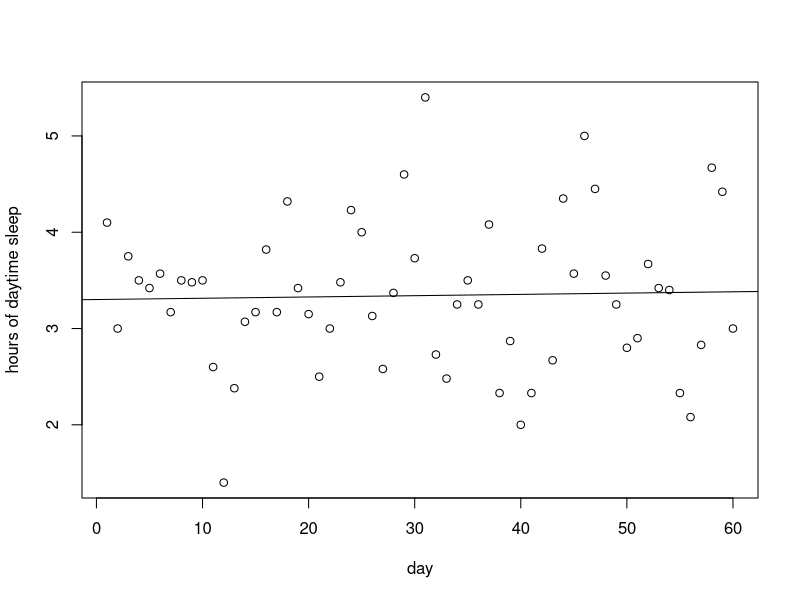
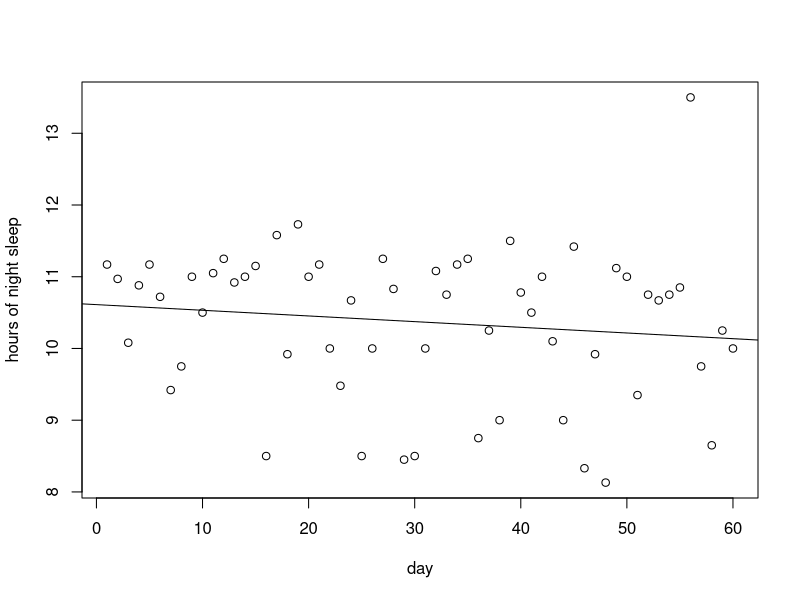
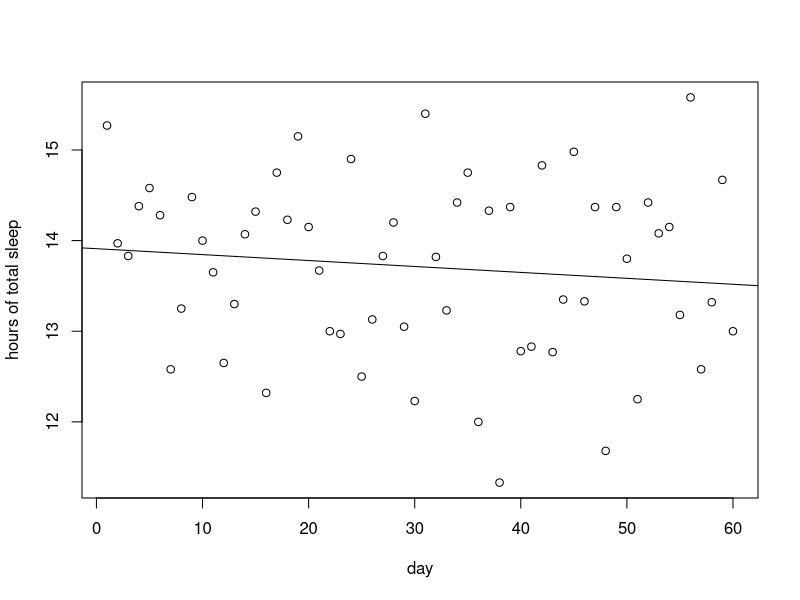
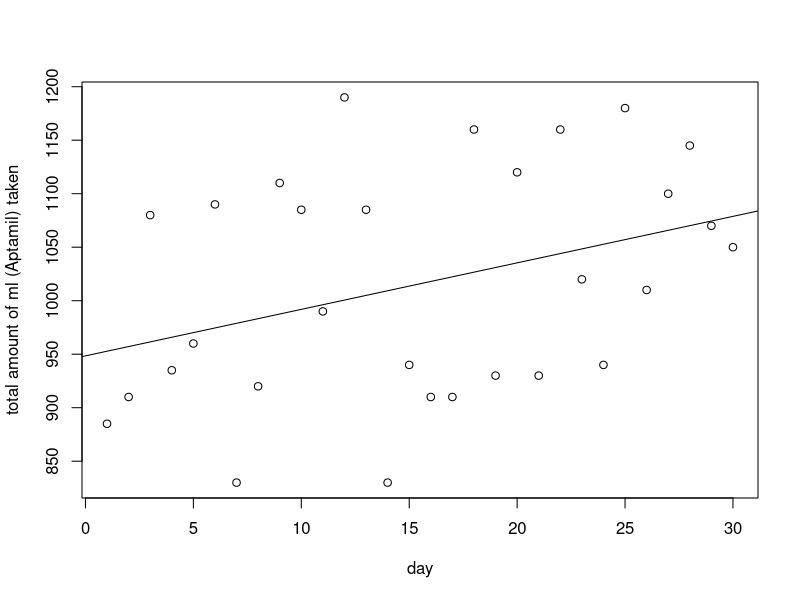
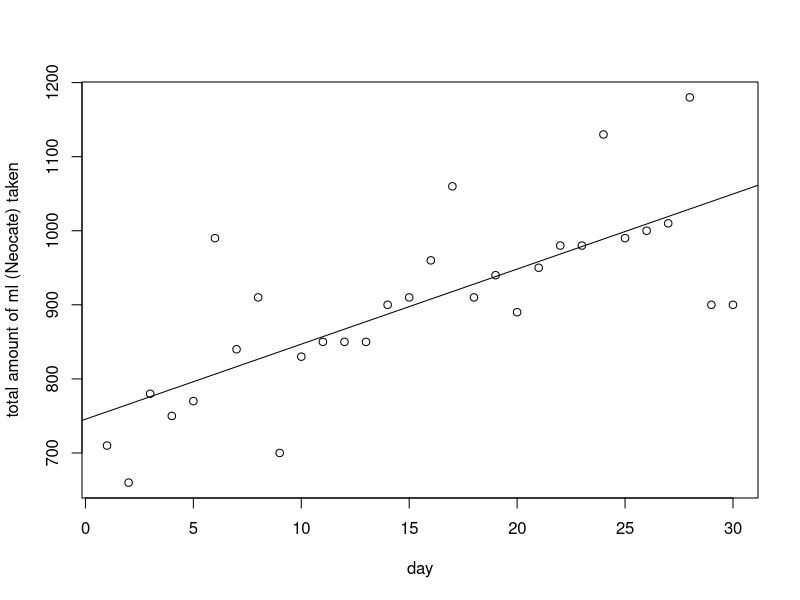
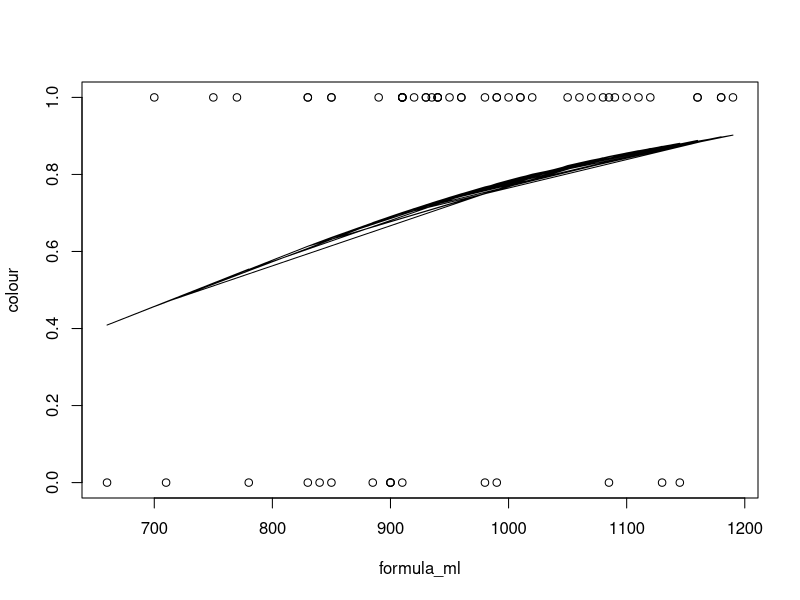
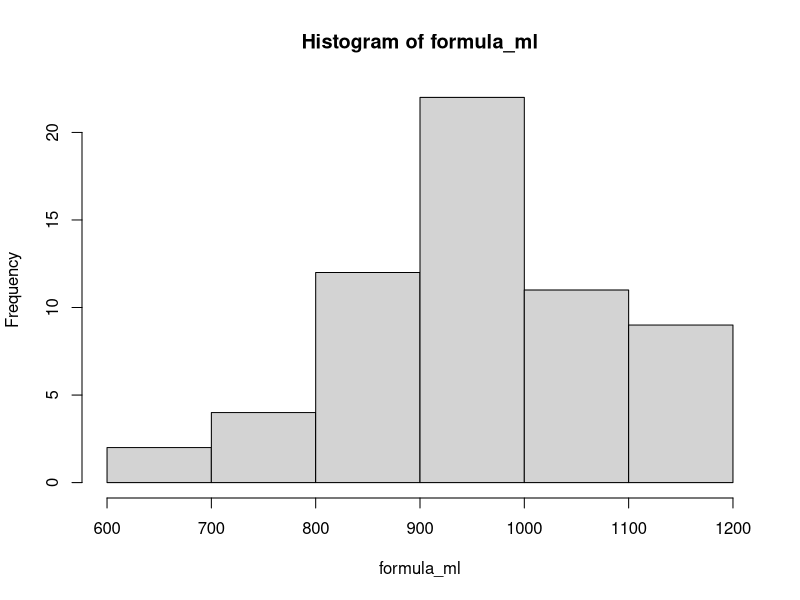
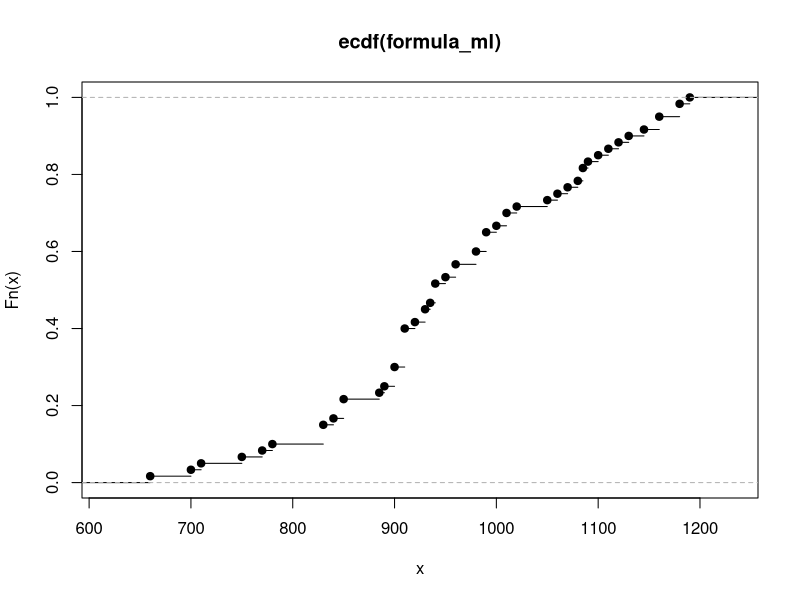

Write R code to recreate these figures, in order.
## ---- chunk 1
babydata <- (read.table("babydata.txt",header=TRUE))
babydata

## ---- chunk 2
formula_aptamil <- babydata[1:30,3]
formula_aptamil
formula_neocate <- babydata[31:60,3]
formula_neocate
## ---- chunk 3
t.test(formula_aptamil,formula_neocate)
## ---- chunk 4
head(babydata)
contingency <- table(babydata[,"colour"],babydata[,"shape"])
contingency

## ---- chunk 5
M <- matrix(c(3,18,7,26),2,2)

dimnames(M) <- list(colour=c("yellow","green"),shape=c("normal","watery"))
M
## ---- chunk 6
fisher.test(M)
## ---- chunk 7
a <- sum(as.numeric(babydata[,"ml"])>=900 & as.numeric(babydata[,"poops"])>=2)
b <- sum(as.numeric(babydata[,"ml"])<900 & as.numeric(babydata[,"poops"])>=2)
c <- sum(as.numeric(babydata[,"ml"])>=900 & as.numeric(babydata[,"poops"])<2)
d <- sum(as.numeric(babydata[,"ml"])<900 & as.numeric(babydata[,"poops"])<2)
M <- matrix(c(a,b,c,d),2,2)
dimnames(M) <- list(ml=c(">=900","<900"),poops=c(">=2","<2"))
M
## ---- chunk 8
fisher.test(M,alternative = "greater")
## ---- chunk 9

contingency <- table(babydata[,"type"],babydata[,"shape"])
contingency

## ---- chunk 10
M <- matrix(c(14,7,13,20),2,2)

dimnames(M) <- list(formula=c("aptamil","neocate"),shape=c("normal","watery"))
M
## ---- chunk 11
fisher.test(M)
## ---- chunk 12
a <- sum(as.numeric(babydata[,"ml"])>=900 & babydata[,"weather"]=="fine")
b <- sum(as.numeric(babydata[,"ml"])<900 & babydata[,"weather"]=="fine")
c <- sum(as.numeric(babydata[,"ml"])>=900 & babydata[,"weather"]=="rainy")
d <- sum(as.numeric(babydata[,"ml"])<900 & babydata[,"weather"]=="rainy")

M <- matrix(c(a,b,c,d),2,2)
dimnames(M) <- list(ml=c(">=900","<900"),weather=c("fine","rainy"))
M
## ---- chunk 13
fisher.test(M,alternative = "greater")
## ---- chunk 14
sum(babydata[,"carer"]=="me")
sum(babydata[,"carer"]=="husband")

## ---- chunk 15
o <- c(me=29, husband=31)
o
## ---- chunk 16
e <- c(me=30, husband=30)
e
## ---- chunk 17
B <- sum((o-e)^2/e)
B
## ---- chunk 18
pchisq(B,df=2-1,lower.tail = FALSE)
## ---- chunk 19
o <- table(as.numeric(babydata[,"poops"]))
o
## ---- chunk 20
mean(as.numeric(babydata[,"poops"]))
## ---- chunk 21
dpois(0:2,lambda = mean(as.numeric(babydata[,"poops"])))
## ---- chunk 22
1-sum(dpois(0:2,lambda = mean(as.numeric(babydata[,"poops"]))))
## ---- chunk 23
probs <- c(dpois(0:2,lambda = mean(as.numeric(babydata[,"poops"]))),
                 1-sum(dpois(0:2,lambda = mean(as.numeric(babydata[,"poops"])))))
probs
## ---- chunk 24
sum(probs)
## ---- chunk 25
e <- length(as.numeric(babydata[,"poops"]))*probs
e
## ---- chunk 26
o 

## ---- chunk 27
o <- c("0"=5,"1"=33,"2"=18,">=3"=4)
o
## ---- chunk 28
B <- sum((o-e)^2/e)
B
pchisq(B,df=4-2,lower.tail = FALSE)
## ---- chunk 29
day <- as.numeric(babydata[,"day"])

daysleep <- as.numeric(babydata[,"daysleep"])

plot(daysleep~day,xlab="day",ylab = "hours of daytime sleep")

abline(lm(daysleep~day))
## ---- chunk 30
summary(lm(daysleep~day))
## ---- chunk 31
day <- as.numeric(babydata[,"day"])

nightsleep <- as.numeric(babydata[,"nightslee"])

plot(nightsleep~day,xlab="day",ylab = "hours of night sleep")

abline(lm(nightsleep~day))
## ---- chunk 32
summary(lm(nightsleep~day))
## ---- chunk 33
day <- as.numeric(babydata[,"day"])

totalsleep <- as.numeric(babydata[,"sleep"])

plot(totalsleep~day,xlab="day",ylab = "hours of total sleep")

abline(lm(totalsleep~day))
## ---- chunk 34
summary(lm(totalsleep~day))
## ---- chunk 35
ml_aptamil <- as.numeric(babydata[1:30,3])

day <- seq_along(ml_aptamil)

plot(ml_aptamil~day,xlab="day",ylab = "total amount of ml (Aptamil) taken")

abline(lm(ml_aptamil~day))
## ---- chunk 36
summary(lm(ml_aptamil~day))
## ---- chunk 37
ml_neocate <- as.numeric(babydata[31:60,3])

day <- seq_along(ml_neocate)

plot(ml_neocate~day,xlab="day",ylab = "total amount of ml (Neocate) taken")

abline(lm(ml_neocate~day))
## ---- chunk 38
summary(lm(ml_neocate~day))
## ---- chunk 39
colour <- babydata$colour

for(i in 1:60){
  if(colour[i]=="yellow"){
    colour[i] <- 1
  }else{
    colour[i] <- 0
  }
}
colour <- as.numeric(colour)

formula_ml <- babydata[1:60,3]

LO <- function(p)(log(p/(1-p)))
pr <- function(LO){exp(LO)/(1+exp(LO))}
summary(glm(colour~formula_ml,family = "binomial"))

## ---- chunk 40
plot(colour~formula_ml)
points(formula_ml,pr(-3.592299+0.004885*formula_ml),type = "l")
## ---- chunk 41
formula_ml <- babydata$ml
hist(formula_ml)
plot(ecdf(formula_ml))
## ---- chunk 42
plot(qqnorm(formula_ml),ylab = "Sample Quantiles", xlab = "Theoretical Quantiles")
abline(mean(formula_ml),sd(formula_ml))
## ---- chunk 43
shapiro.test(formula_ml)

## ---- chunk 44
carer_me_ml <- babydata[which(babydata$carer=='me'),]
carer_me_ml <- carer_me_ml$ml
carer_me_ml
## ---- chunk 45
carer_husband_ml <- babydata[which(babydata$carer=='husband'),]
carer_husband_ml <- carer_husband_ml$ml
carer_husband_ml
## ---- chunk 46
hist(carer_me_ml)
hist(carer_husband_ml)
## ---- chunk 47
plot(ecdf(carer_me_ml))
plot(ecdf(carer_husband_ml),add=TRUE,col='red')
legend("topleft",col=c("black","red"),legend=c("ml with me as carer","ml with husband as carer"),lty=1)
## ---- chunk 48
ks.test(carer_me_ml,carer_husband_ml)
## ---- chunk 49
t.test(carer_me_ml,carer_husband_ml)
